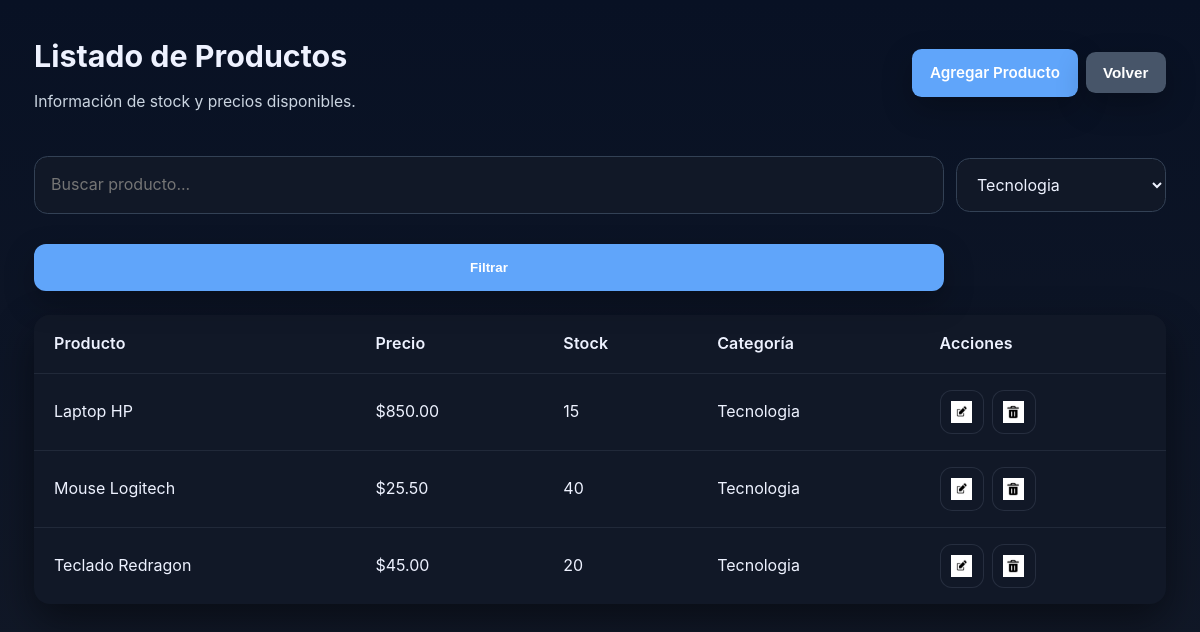
Page /productos/listar.php?categoria=1 (signed in) on the committed database.
### tables this page shows
CREATE TABLE `productos` (
  `id_producto` int(11) NOT NULL,
  `nombre` varchar(150) NOT NULL,
  `precio` decimal(10,2) NOT NULL,
  `stock` int(11) NOT NULL,
  `id_categoria` int(11) NOT NULL
);

CREATE TABLE `categorias` (
  `id_categoria` int(11) NOT NULL,
  `nombre` varchar(100) NOT NULL
);

### productos/listar.php (the view, shortened to what this page needs)
<?php require_once '../auth.php'; requireAuth(); include '../conexion.php'; ?>
<?php
$search = trim($_GET['search'] ?? '');
$categoriaFiltro = $_GET['categoria'] ?? '';
$categorias = $conexion->query("SELECT * FROM categorias ORDER BY nombre ASC");
$where = [];
$params = [];
if ($categoriaFiltro !== '') {
    $where[] = "productos.id_categoria = :categoria";
    $params[':categoria'] = $categoriaFiltro;
}
$sql = "SELECT productos.*, categorias.nombre AS categoria
        FROM productos
        INNER JOIN categorias
        ON productos.id_categoria = categorias.id_categoria";
if (count($where)) {
    $sql .= " WHERE " . implode(' AND ', $where);
}
$sql .= " ORDER BY productos.nombre ASC";
$stmt = $conexion->prepare($sql);
$stmt->execute($params);
$productos = $stmt->fetchAll(PDO::FETCH_ASSOC);
?>
<!DOCTYPE html>
<html lang="es">
<head>
    <link rel="stylesheet" href="../css/estilos.css">
</head>
<body>
<main class="section">
    <div class="page-header">
        <div>
            <h1>Listado de Productos</h1>
            <p class="subtitle">Información de stock y precios disponibles.</p>
        </div>
        <div class="page-actions">
            <a href="agregar.php" class="btn">Agregar Producto</a>
            <button type="button" class="btn back-button" onclick="history.back()">Volver</button>
        </div>
    </div>
    <form method="GET" class="filters">
        <div class="filter-row">
            <input type="search" name="search" placeholder="Buscar producto..." value="<?= htmlspecialchars($search) ?>">
            <select name="categoria">
                <?php foreach ($categorias as $categoria): ?>
                    <option value="<?= $categoria['id_categoria'] ?>" <?= $categoriaFiltro == $categoria['id_categoria'] ? 'selected' : '' ?>><?= htmlspecialchars($categoria['nombre']) ?></option>
                <?php endforeach; ?>
            </select>
            <button type="submit" class="btn">Filtrar</button>
        </div>
    </form>
    <table>
        <tr>
            <th>Producto</th>
            <th>Precio</th>
            <th>Stock</th>
            <th>Categoría</th>
            <th>Acciones</th>
        </tr>
        <?php foreach($productos as $producto): ?>
        <tr>
            <td><?= $producto['nombre']; ?></td>
            <td>$<?= $producto['precio']; ?></td>
            <td><?= $producto['stock']; ?></td>
            <td><?= $producto['categoria']; ?></td>
            <td class="action-cell">
                <a href="editar.php?id=<?= $producto['id_producto']; ?>" class="action-link" title="Editar producto">
                    <img src="../img/edit.png" alt="Editar" class="action-icon">
                </a>
                <a href="eliminar.php?id=<?= $producto['id_producto']; ?>" class="action-link" title="Eliminar producto">
                    <img src="../img/delete.png" alt="Eliminar" class="action-icon">
                </a>
            </td>
        </tr>
        <?php endforeach; ?>
    </table>
</main>
</body>
</html>

### css/estilos.css (style rules this page uses)
:root { color-scheme: dark; --bg: #0b1120; --surface: #111827; --surface-strong: #1f2937; --surface-stronger: #273449; --text: #eef2ff; --muted: #cbd5e1; --brand: #60a5fa; --brand-dark: #2563eb; --shadow: 0 16px 40px rgba(0, 0, 0, 0.45); }
* { box-sizing: border-box; }
html, body { margin: 0; min-height: 100%; font-family: "Inter", system-ui, -apple-system, BlinkMacSystemFont, "Segoe UI", sans-serif; background: linear-gradient(180deg, #081124 0%, #111827 100%); color: var(--text); }
body { line-height: 1.6; }
img { max-width: 100%; display: block; }
a { color: var(--brand); text-decoration: none; }
.page-header { display: flex; align-items: center; justify-content: space-between; gap: 1rem; margin-bottom: 1.75rem; }
.page-actions { display: flex; gap: 0.5rem; align-items: center; }
.page-header h1 { margin: 0; font-size: 1.9rem; }
.subtitle { margin: 0.5rem 0 0; color: var(--muted); font-size: 0.98rem; }
button, .btn { display: inline-flex; align-items: center; justify-content: center; gap: 0.5rem; border: none; border-radius: 0.75rem; padding: 1rem 1.4rem; font-weight: 600; cursor: pointer; transition: transform 0.2s ease, background-color 0.2s ease, box-shadow 0.2s ease; background: var(--brand); color: #ffffff; box-shadow: 0 12px 30px rgba(0, 0, 0, 0.25); }
.action-link { display: inline-flex; align-items: center; justify-content: center; width: 2.75rem; height: 2.75rem; border-radius: 0.75rem; background: #111827; border: 1px solid rgba(148, 163, 184, 0.16); transition: background-color 0.2s ease, transform 0.2s ease; text-decoration: none; }
.action-icon { width: 1.35rem; height: 1.35rem; }
.action-cell { display: flex; gap: 0.5rem; align-items: center; }
.back-button { background: #475569; }
.page-actions .btn, .page-actions .back-button { padding: 0.75rem 1.1rem; font-size: 0.95rem; border-radius: 0.6rem; }
main, .section { max-width: 1180px; margin: 0 auto; padding: 2rem 1.5rem 3rem; }
table { width: 100%; border-collapse: separate; border-spacing: 0; margin-top: 1.5rem; background: var(--surface); border-radius: 1rem; overflow: hidden; box-shadow: var(--shadow); }
table th, table td { padding: 1rem 1.25rem; border-bottom: 1px solid rgba(148, 163, 184, 0.12); }
table th { background: #111827; text-align: left; color: var(--text); font-weight: 600; letter-spacing: 0.01em; }
table tr:last-child td { border-bottom: none; }
.login-form input, form select, form textarea, .login-form button, form input, form select, form textarea { width: 100%; border-radius: 0.85rem; border: 1px solid #334155; background: #111827; padding: 0.95rem 1rem; margin-top: 0.9rem; font: inherit; color: var(--text); }
.filters { margin-bottom: 1rem; }
.filter-row { display: grid; grid-template-columns: 1fr auto; gap: 0.75rem; align-items: center; }
.filter-row input, .filter-row select { max-width: 100%; }
button[type="submit"] { margin-top: 1.15rem; }

### rows in the picture
productos: nombre "Laptop HP", precio "850.00", stock "15", id_categoria.nombre "Tecnologia"
productos: nombre "Mouse Logitech", precio "25.50", stock "40", id_categoria.nombre "Tecnologia"
productos: nombre "Teclado Redragon", precio "45.00", stock "20", id_categoria.nombre "Tecnologia"

### other values in the picture
form field categoria "Tecnologia"
